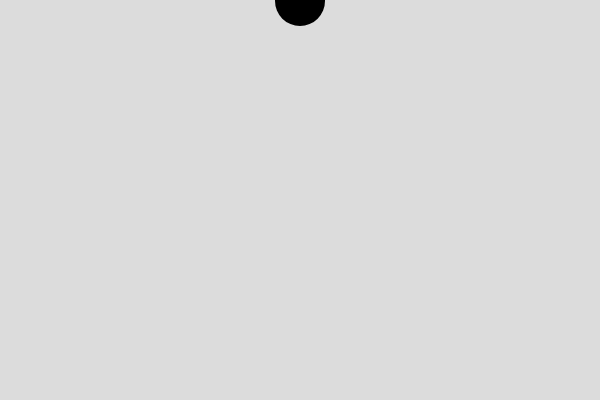
Frame 1 (no input)
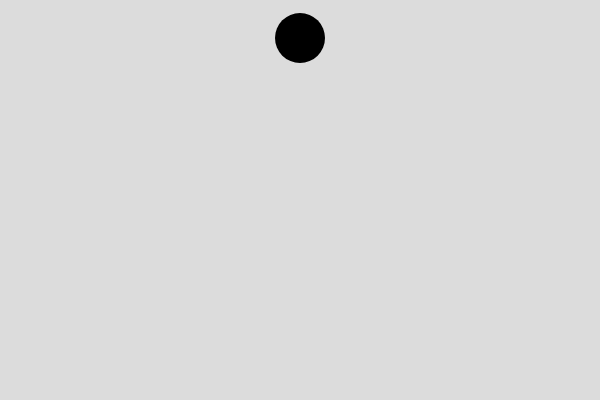
Frame 60 (no input)
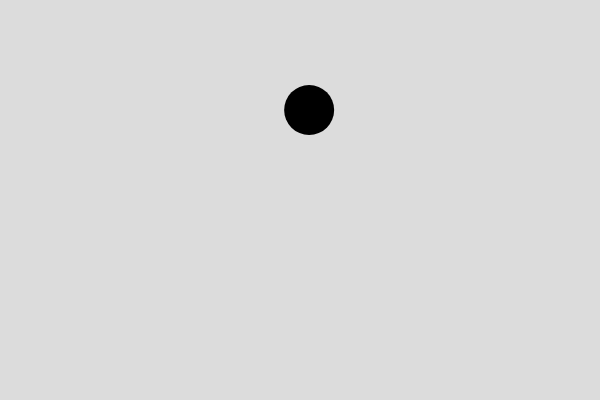
Frame 120 (the mouse pressed at the canvas centre since frame 60)

The p5.js sketch that drew these frames (run headless with seeded random() and noise() and a simulated clock; from frame 60 on, the mouse is pressed at the canvas centre):

// p5.js sketch
// ── sketch.js
// Eva Philips
// February 6, 2019
// Nature of Code Week 2 Part 1: Experimenting with Vectors

// Variables
let ball;

function setup() {
  // setup canvas
  createCanvas(600, 400);

  // setup ball
  ball = new Ball();

}

function draw() {
  // setup canvas
  background(220);

  // make and apply forces
  let gravity = createVector(0,1);
  gravity.mult(ball.mass);
  let wind = createVector(.1, 0);

  ball.applyForce(gravity);
  if(mouseIsPressed){
    ball.applyForce(wind);
  }


  // move ball
  ball.update();
  ball.display();

}

// ball class
class Ball{
  constructor(){
    // setup vectors
    this.position = new createVector(width/2, 0);
    this.velocity = new createVector(0,0);
    this.acceleration = new createVector(0,0);
    this.mass = 20;
  }

  update(){
    // add the current speed to the position
    this.velocity.add(this.acceleration);
    this.position.add(this.velocity);


    // constrain to boundries
    if(this.position.y > height || this.position.y < 0){
    this.velocity.y = this.velocity.y * (-1);
    }

    if(this.position.x > width || this.position.x < 0){
      this.velocity.x = this.velocity.x * (-1);
      }

      this.acceleration.mult(0); // make acceleration 0 after updating
  }

  display(){
    // display the circle
    noStroke();
    fill(0);
    ellipse(this.position.x, this.position.y, 50);
  }

  applyForce(force){
    let f = p5.Vector.div(force, this.mass);
    this.acceleration.add(f);
  }
}
